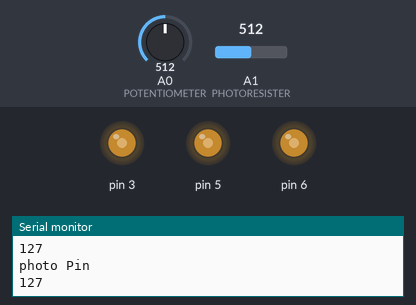
This sketch was run on a simulated Arduino Uno, built with avr-gcc and run on an emulated ATmega328P. On the bench: output pins drawn as LEDs (lit = HIGH), the last lines printed to the serial monitor. The inputs (shaded band) are chosen by the test bench; at power-on: A0 (POTENTIOMETER) = 512, A1 (PHOTORESISTER) = 512.

Above: at 1.8 s.
1.9 s: A0 (POTENTIOMETER) set to 716
At 2.4 s:
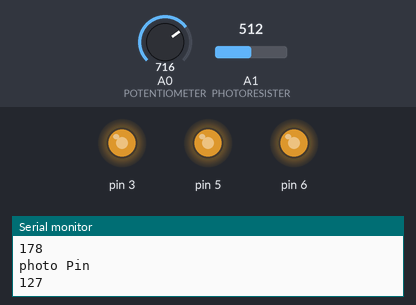
3.5 s: A0 (POTENTIOMETER) set to 900
At 5.2 s:
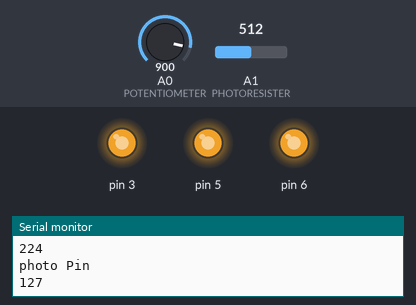
5.5 s: A0 (POTENTIOMETER) set to 122
At 6.8 s:
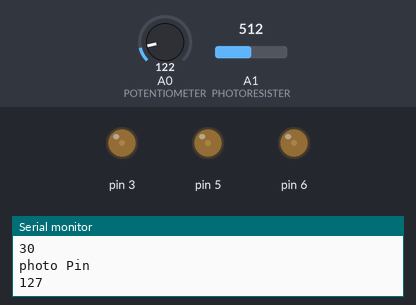
7.5 s: A0 (POTENTIOMETER) set to 0
At 8.3 s:
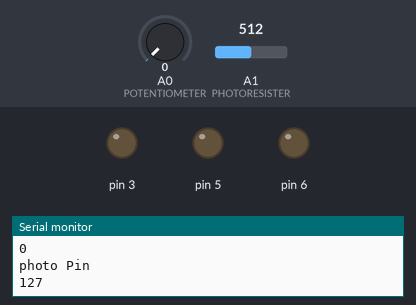
9.5 s: A0 (POTENTIOMETER) set to 511
At 11.1 s:
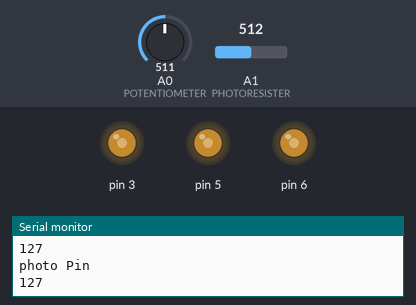
Timing chart, 0 to 12.5 s (numbered marks = the images above; inputs shaded):
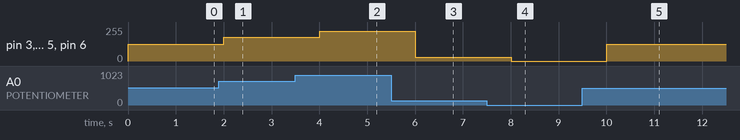

Measured:
- after the input at 1.9 s, pin 3, pin 5, pin 6: 127/255 → 178/255 after 0.10 s
- after the input at 3.5 s, pin 3, pin 5, pin 6: 178/255 → 224/255 after 0.50 s
- after the input at 5.5 s, pin 3, pin 5, pin 6: 224/255 → 30/255 after 0.51 s
- after the input at 7.5 s, pin 3, pin 5, pin 6: 30/255 → 0/255 after 0.51 s
- after the input at 9.5 s, pin 3, pin 5, pin 6: 0/255 → 127/255 after 0.51 s

The sketch:

RGB_TEST.ino
```cpp
void setup() {
  // put your setup code here, to run once:
  //declare my pins
  //3=green 6=blue 5=red
  Serial.begin(9600);
pinMode(3,OUTPUT);
  pinMode(5,OUTPUT);
  pinMode(6,OUTPUT);
  pinMode(A0,INPUT);//POTENTIOMETER
  pinMode(A1,INPUT);//PHOTORESISTER
}

void loop() {
  // put your main code here, to run repeatedly:
  int potPin=analogRead(A0);
  int photoresistor=analogRead(A1);
  potPin = map(potPin,0,1023,0,255);
  photoresistor = map(photoresistor,0,1023,0,255);
  Serial.println("potPin");
  Serial.println(potPin);
  Serial.println("photo Pin");
  Serial.println(photoresistor);
  analogWrite(3,potPin);
  analogWrite(5,potPin);
  analogWrite(6,potPin);
  delay(1000) ;

}
```
